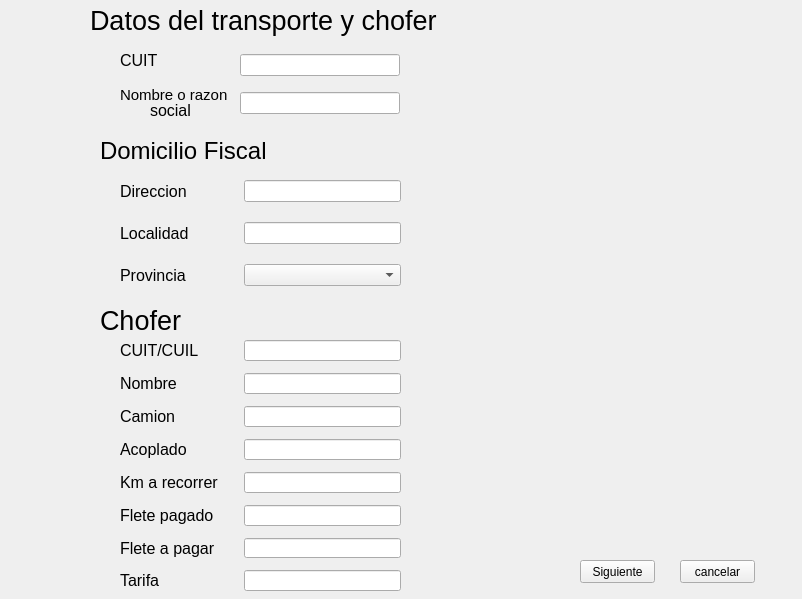
<?xml version="1.0" encoding="UTF-8"?>
<ui version="4.0">
 <class>GUI_CartaPorte_Crear_4</class>
 <widget class="QWidget" name="GUI_CartaPorte_Crear_4">
  <property name="geometry">
   <rect>
    <x>0</x>
    <y>0</y>
    <width>802</width>
    <height>599</height>
   </rect>
  </property>
  <property name="windowTitle">
   <string>Form</string>
  </property>
  <widget class="QLabel" name="label">
   <property name="geometry">
    <rect>
     <x>90</x>
     <y>-20</y>
     <width>421</width>
     <height>81</height>
    </rect>
   </property>
   <property name="font">
    <font>
     <pointsize>20</pointsize>
    </font>
   </property>
   <property name="text">
    <string>Datos del transporte y chofer</string>
   </property>
  </widget>
  <widget class="QPushButton" name="pushButton">
   <property name="geometry">
    <rect>
     <x>580</x>
     <y>560</y>
     <width>75</width>
     <height>23</height>
    </rect>
   </property>
   <property name="text">
    <string>Siguiente</string>
   </property>
  </widget>
  <widget class="QWidget" name="formLayoutWidget_2">
   <property name="geometry">
    <rect>
     <x>120</x>
     <y>180</y>
     <width>281</width>
     <height>111</height>
    </rect>
   </property>
   <layout class="QFormLayout" name="formLayout_2">
    <property name="horizontalSpacing">
     <number>55</number>
    </property>
    <property name="verticalSpacing">
     <number>20</number>
    </property>
    <property name="rightMargin">
     <number>0</number>
    </property>
    <item row="0" column="0">
     <widget class="QLabel" name="label_14">
      <property name="font">
       <font>
        <pointsize>12</pointsize>
       </font>
      </property>
      <property name="text">
       <string>Direccion</string>
      </property>
     </widget>
    </item>
    <item row="1" column="0">
     <widget class="QLabel" name="label_15">
      <property name="font">
       <font>
        <pointsize>12</pointsize>
       </font>
      </property>
      <property name="text">
       <string>Localidad</string>
      </property>
     </widget>
    </item>
    <item row="2" column="0">
     <widget class="QLabel" name="label_16">
      <property name="font">
       <font>
        <pointsize>12</pointsize>
       </font>
      </property>
      <property name="text">
       <string>Provincia</string>
      </property>
     </widget>
    </item>
    <item row="0" column="1">
     <widget class="QLineEdit" name="lineEdit_7"/>
    </item>
    <item row="1" column="1">
     <widget class="QLineEdit" name="lineEdit_8"/>
    </item>
    <item row="2" column="1">
     <widget class="QComboBox" name="comboBox"/>
    </item>
   </layout>
  </widget>
  <widget class="QPushButton" name="pushButton_2">
   <property name="geometry">
    <rect>
     <x>680</x>
     <y>560</y>
     <width>75</width>
     <height>23</height>
    </rect>
   </property>
   <property name="text">
    <string>cancelar</string>
   </property>
  </widget>
  <widget class="QLabel" name="label_3">
   <property name="geometry">
    <rect>
     <x>120</x>
     <y>54</y>
     <width>47</width>
     <height>13</height>
    </rect>
   </property>
   <property name="font">
    <font>
     <pointsize>12</pointsize>
    </font>
   </property>
   <property name="text">
    <string>CUIT</string>
   </property>
  </widget>
  <widget class="QWidget" name="verticalLayoutWidget">
   <property name="geometry">
    <rect>
     <x>240</x>
     <y>44</y>
     <width>160</width>
     <height>80</height>
    </rect>
   </property>
   <layout class="QVBoxLayout" name="verticalLayout">
    <item>
     <widget class="QLineEdit" name="lineEdit"/>
    </item>
    <item>
     <widget class="QLineEdit" name="lineEdit_2"/>
    </item>
   </layout>
  </widget>
  <widget class="QLabel" name="label_4">
   <property name="geometry">
    <rect>
     <x>120</x>
     <y>84</y>
     <width>121</width>
     <height>21</height>
    </rect>
   </property>
   <property name="font">
    <font>
     <pointsize>11</pointsize>
    </font>
   </property>
   <property name="text">
    <string>Nombre o razon</string>
   </property>
  </widget>
  <widget class="QLabel" name="label_5">
   <property name="geometry">
    <rect>
     <x>150</x>
     <y>100</y>
     <width>61</width>
     <height>20</height>
    </rect>
   </property>
   <property name="font">
    <font>
     <pointsize>12</pointsize>
    </font>
   </property>
   <property name="text">
    <string>social</string>
   </property>
  </widget>
  <widget class="QLabel" name="label_2">
   <property name="geometry">
    <rect>
     <x>100</x>
     <y>140</y>
     <width>231</width>
     <height>21</height>
    </rect>
   </property>
   <property name="font">
    <font>
     <pointsize>18</pointsize>
    </font>
   </property>
   <property name="text">
    <string>Domicilio Fiscal</string>
   </property>
  </widget>
  <widget class="QLabel" name="label_6">
   <property name="geometry">
    <rect>
     <x>100</x>
     <y>300</y>
     <width>131</width>
     <height>41</height>
    </rect>
   </property>
   <property name="font">
    <font>
     <pointsize>20</pointsize>
    </font>
   </property>
   <property name="text">
    <string>Chofer</string>
   </property>
  </widget>
  <widget class="QWidget" name="formLayoutWidget">
   <property name="geometry">
    <rect>
     <x>120</x>
     <y>340</y>
     <width>281</width>
     <height>251</height>
    </rect>
   </property>
   <layout class="QFormLayout" name="formLayout">
    <property name="horizontalSpacing">
     <number>25</number>
    </property>
    <property name="verticalSpacing">
     <number>12</number>
    </property>
    <item row="0" column="0">
     <widget class="QLabel" name="label_7">
      <property name="font">
       <font>
        <pointsize>12</pointsize>
       </font>
      </property>
      <property name="text">
       <string>CUIT/CUIL</string>
      </property>
     </widget>
    </item>
    <item row="1" column="0">
     <widget class="QLabel" name="label_8">
      <property name="font">
       <font>
        <pointsize>12</pointsize>
       </font>
      </property>
      <property name="text">
       <string>Nombre</string>
      </property>
     </widget>
    </item>
    <item row="2" column="0">
     <widget class="QLabel" name="label_9">
      <property name="font">
       <font>
        <pointsize>12</pointsize>
       </font>
      </property>
      <property name="text">
       <string>Camion</string>
      </property>
     </widget>
    </item>
    <item row="3" column="0">
     <widget class="QLabel" name="label_10">
      <property name="font">
       <font>
        <pointsize>12</pointsize>
       </font>
      </property>
      <property name="text">
       <string>Acoplado</string>
      </property>
     </widget>
    </item>
    <item row="4" column="0">
     <widget class="QLabel" name="label_11">
      <property name="font">
       <font>
        <pointsize>12</pointsize>
       </font>
      </property>
      <property name="text">
       <string>Km a recorrer</string>
      </property>
     </widget>
    </item>
    <item row="5" column="0">
     <widget class="QLabel" name="label_12">
      <property name="font">
       <font>
        <pointsize>12</pointsize>
       </font>
      </property>
      <property name="text">
       <string>Flete pagado</string>
      </property>
     </widget>
    </item>
    <item row="6" column="0">
     <widget class="QLabel" name="label_13">
      <property name="font">
       <font>
        <pointsize>12</pointsize>
       </font>
      </property>
      <property name="text">
       <string>Flete a pagar</string>
      </property>
     </widget>
    </item>
    <item row="0" column="1">
     <widget class="QLineEdit" name="lineEdit_3"/>
    </item>
    <item row="1" column="1">
     <widget class="QLineEdit" name="lineEdit_4"/>
    </item>
    <item row="2" column="1">
     <widget class="QLineEdit" name="lineEdit_5"/>
    </item>
    <item row="3" column="1">
     <widget class="QLineEdit" name="lineEdit_6"/>
    </item>
    <item row="4" column="1">
     <widget class="QLineEdit" name="lineEdit_9"/>
    </item>
    <item row="5" column="1">
     <widget class="QLineEdit" name="lineEdit_10"/>
    </item>
    <item row="6" column="1">
     <widget class="QLineEdit" name="lineEdit_11"/>
    </item>
    <item row="7" column="0">
     <widget class="QLabel" name="label_17">
      <property name="font">
       <font>
        <pointsize>12</pointsize>
       </font>
      </property>
      <property name="text">
       <string>Tarifa</string>
      </property>
     </widget>
    </item>
    <item row="7" column="1">
     <widget class="QLineEdit" name="lineEdit_12"/>
    </item>
   </layout>
  </widget>
 </widget>
 <resources/>
 <connections/>
</ui>
